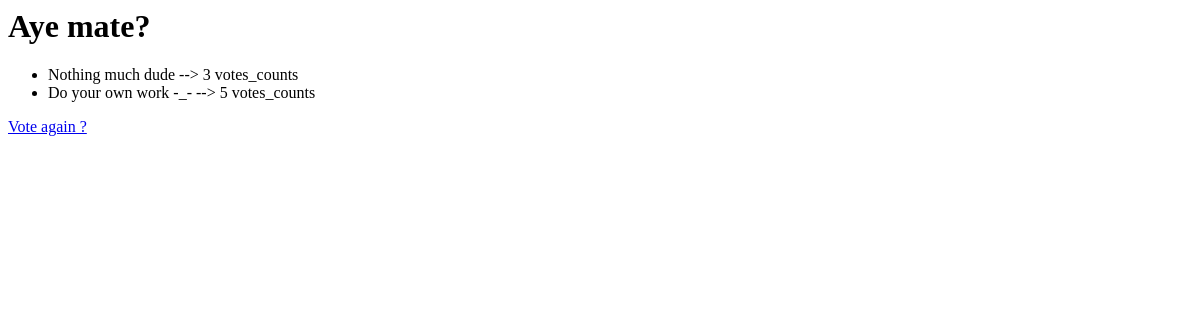
The page /polls/2/results/ on the database as committed earlier.
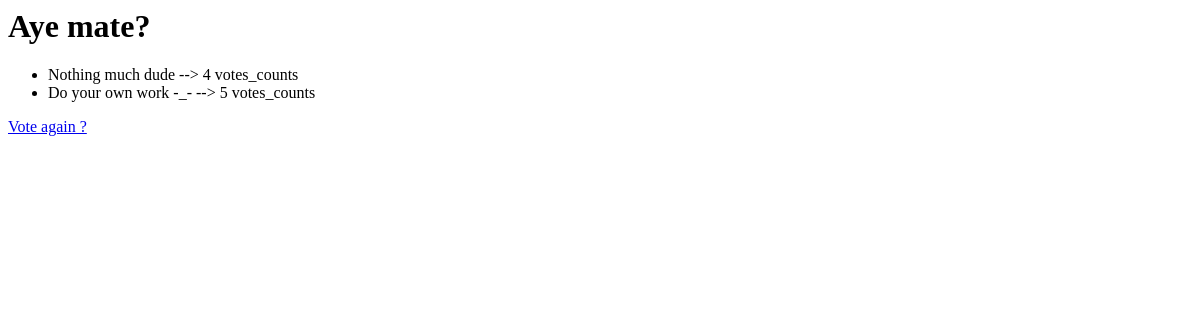
The same page on the database as committed later.
### polls/models.py (models this page shows, shortened)
class Question(models.Model):
    question_text = models. CharField(max_length=250 )
    published_date = models.DateTimeField('date published')

class options(models.Model):
    question = models.ForeignKey(Question,on_delete=models.CASCADE)
    option_text1 = models.CharField(max_length=250,default = '')
    votes_count = models.IntegerField(default = 0)

### polls/views.py (the view)
# urls.py: path('<int:pk>/results/',views.ResultsView.as_view(), name = 'results'),
class ResultsView(generic.DetailView):
    model = Question
    template_name = 'polls/results.html'

### polls/templates/polls/results.html
<h1> {{question.question_text}}</h1>
<ul>
    {% for options in question.options_set.all %}
    <li>
        {{ options.option_text1}} --> {{options.votes_count}} votes_count{{options.votes_count|pluralize}}
    </li>
    {% endfor %}
</ul>
<a href = "{% url 'polls:details' question.id %}"> Vote again ?</a>

Rows that differ between the two databases and show on the page:
changed options "Nothing much dude": votes_count "3" → "4"
